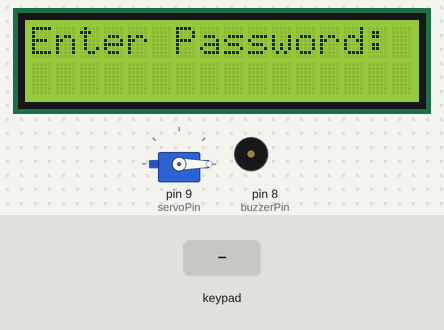
A sketch run on a simulated Arduino Uno, built with avr-gcc and run on an emulated ATmega328P. Shown: 16×2 character LCD, servo, buzzer (waves = sounding, pin HIGH). The inputs (shaded band) are chosen by the test bench.

Above: at 1.2 s.
1.3 s: keypad keys 3 3 4 4 # pressed 0.4 s apart
At 3.4 s:
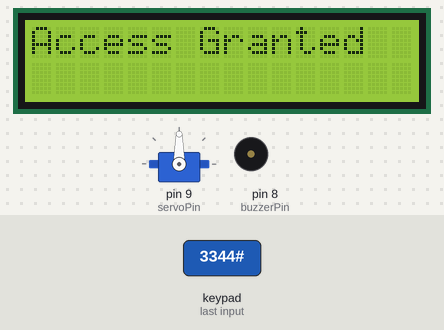
6.3 s: key '#' pressed
At 7.6 s:
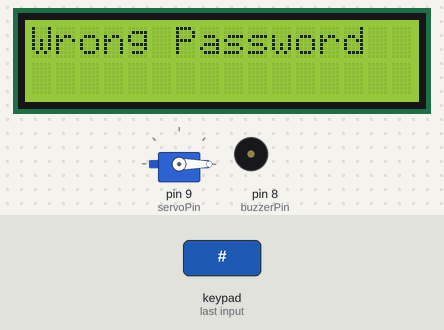
9.3 s: key 'A' pressed
At 10.3 s:
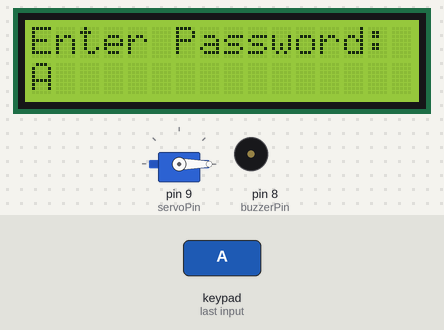
11.0 s: keypad keys 3 3 4 4 A pressed 0.4 s apart
At 12.9 s:
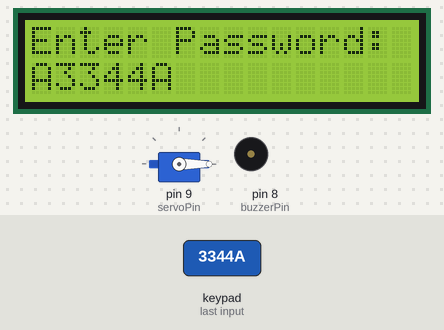
14.5 s: key 'B' pressed
At 15.6 s:
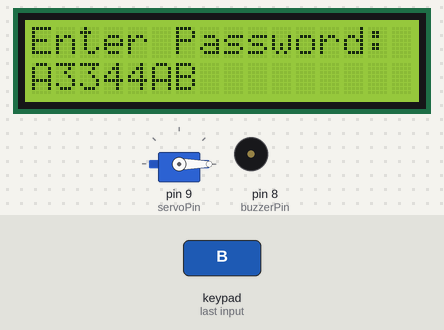
16.0 s: keypad keys 3 3 4 4 D pressed 0.4 s apart
At 18.1 s:
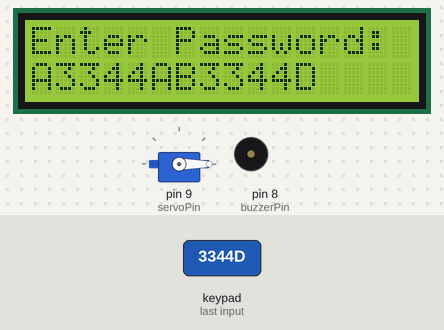
Timing chart, 0 to 19.6 s (numbered marks = the images above; inputs shaded):
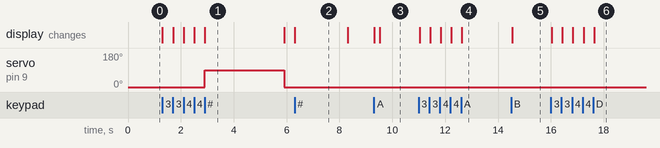

The sketch:

Smart_Keypad_Door_Lock_System.ino
```cpp
#include <Keypad.h>
#include <LiquidCrystal.h>
#include <Servo.h>

LiquidCrystal lcd(7, 6, 5, 4, 3, 2);
Servo lockServo;

const byte ROWS = 4;
const byte COLS = 4;
char keys[ROWS][COLS] = {
  {'1','2','3','A'},
  {'4','5','6','B'},
  {'7','8','9','C'},
  {'*','0','#','D'}
};

byte rowPins[ROWS] = {A0, A1, A2, A3};
byte colPins[COLS] = {A4, A5, 10, 11};

Keypad keypad = Keypad(makeKeymap(keys), rowPins, colPins, ROWS, COLS);

const String correctPassword = "3344";
String inputPassword = "";

const int buzzerPin = 8;
const int servoPin = 9;
const int resetButtonPin = 12;

int attempts = 0;
bool lockedOut = false;

void setup() {
  lcd.begin(16, 2);
  keypad.setDebounceTime(100);

  lockServo.attach(servoPin);
  lockServo.write(0);

  pinMode(buzzerPin, OUTPUT);
  pinMode(resetButtonPin, INPUT_PULLUP);

  lcd.print("Enter Password:");
}

void loop() {
  if (lockedOut && digitalRead(resetButtonPin) == LOW) {
    lcd.clear();
    lcd.print("System Resetting...");
    delay(1000);
    attempts = 0;
    lockedOut = false;
    inputPassword = "";
    lcd.clear();
    lcd.print("Enter Password:");
    return;
  }

  if (lockedOut) return;

  char key = keypad.getKey();
  if (key) {
    if (key == '#') {
      checkPassword();
    } else if (key == '*') {
      inputPassword = "";
      lcd.clear();
      lcd.print("Enter Password:");
    } else {
      inputPassword += key;
      lcd.setCursor(0, 1);
      lcd.print(inputPassword);
    }
  }
}

void checkPassword() {
  lcd.clear();
  if (inputPassword == correctPassword) {
    lcd.print("Access Granted");
    lockServo.write(90);
    digitalWrite(buzzerPin, LOW);
    delay(3000);
    lockServo.write(0);
    lcd.clear();
    lcd.print("Enter Password:");
    inputPassword = "";
    attempts = 0;
  } else {
    attempts++;
    lcd.print("Wrong Password");
    delay(2000);
    lcd.clear();
    lcd.print("Try Again");
    delay(1000);
    lcd.clear();
    lcd.print("Enter Password:");
    inputPassword = "";

    if (attempts >= 3) {
      lockedOut = true;
      lcd.clear();
      lcd.print("System Locked!");
      tone(buzzerPin, 1000);
    }
  }
}
```

Measured:
- after the input at 1.3 s, servo on pin 9 (servoPin): 0° → 90° after 1.6 s, → 0° 3.0 s later; the display: first changes at once (image 1 shows a later state)
- after the input at 6.3 s, the display: changes at once (image 2)
- after the input at 9.3 s, the display: first differs from a run without the input after 0.23 s (image 3)
- after the input at 11.0 s, the display: first changes at once (image 4 shows a later state)
- after the input at 14.5 s, the display: changes at once (image 5)
- after the input at 16.0 s, the display: first changes at once (image 6 shows a later state)
- what the display in image 1 shows lasts 3.0 s, from 2.9 s to 5.9 s
